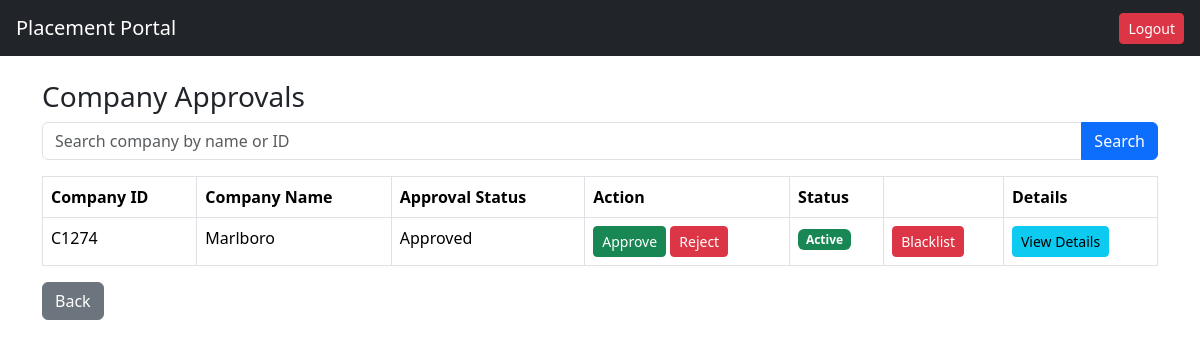
/admin/companies (signed in), run on an earlier commit of the app's database.
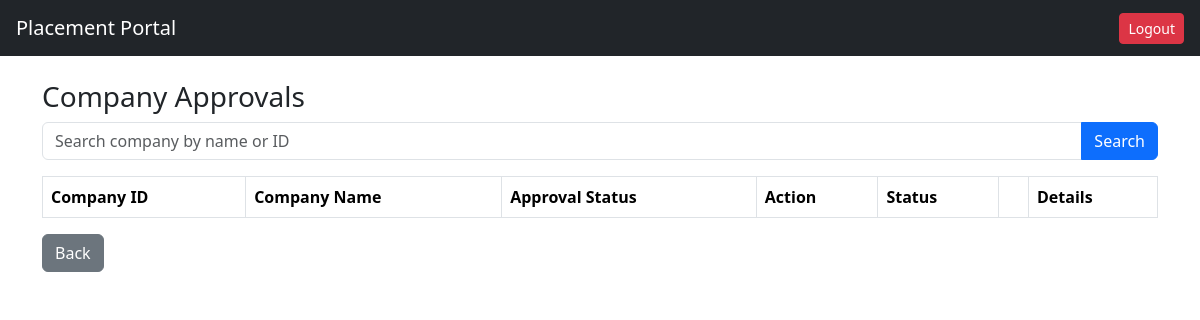
And on a later commit of the database.
### tables this page shows
CREATE TABLE company(
    id INTEGER PRIMARY KEY AUTOINCREMENT,
    company_uid TEXT,
    company_name TEXT,
    hr_contact TEXT,
    email TEXT UNIQUE,
    password TEXT,
    website TEXT,
    description TEXT,
    approval_status TEXT DEFAULT 'Pending',
    is_active INTEGER DEFAULT 1
);

### app.py (the view)
@app.route("/admin/companies")
def admin_companies():
    if session.get("role") != "admin":
        return redirect("/")
    conn = get_connection()
    companies = conn.execute("""
    SELECT id, company_uid, company_name, approval_status, is_active
    FROM company
    """).fetchall()
    conn.close()
    return render_template(
        "admin_companies.html",
        companies=companies
    )

### models.py (called while the page is built)
def get_connection():
    conn = sqlite3.connect(DATABASE)
    conn.row_factory = sqlite3.Row
    return conn

### templates/admin_companies.html
{% extends "base.html" %}
{% block content %}
<h3>Company Approvals</h3>
<form method="GET" action="/admin/companies" class="mb-3">
<div class="input-group">
<input type="text"
name="search"
class="form-control"
placeholder="Search company by name or ID">
<button class="btn btn-primary">
Search
</button>
</div>
</form>
<table class="table table-bordered">
<tr>
<th>Company ID</th>
<th>Company Name</th>
<th>Approval Status</th>
<th>Action</th>
<th>Status</th>
<th></th>
<th>Details</th>
</tr>
{% for c in companies %}
<tr>
<td>{{ c.company_uid }}</td>
<td>{{ c.company_name }}</td>
<td>
{{ c.approval_status }}
</td>
<td>
<a href="/admin/approve_company/{{ c.id }}" class="btn btn-success btn-sm">
Approve
</a>
<a href="/admin/reject_company/{{ c.id }}" class="btn btn-danger btn-sm">
Reject
</a>
</td>
<td>
{% if c.is_active == 1 %}
<span class="badge bg-success">
Active
</span>
{% else %}
<span class="badge bg-danger">
Blacklisted
</span>
{% endif %}
</td>
<td>
{% if c.is_active == 1 %}
<a href="/admin/blacklist_company/{{ c.id }}"
class="btn btn-danger btn-sm">
Blacklist
</a>
{% else %}
<a href="/admin/activate_company/{{ c.id }}"
class="btn btn-success btn-sm">
Activate
</a>
{% endif %}
<td>
<a href="/admin/company/{{ c.id }}" class="btn btn-info btn-sm">
View Details
</a>
</td>
</tr>
{% endfor %}
</table>
<a href="/admin" class="btn btn-secondary">Back</a>
{% endblock %}

What changed in the data, as far as the page shows it:
removed company: company_uid "C1274", company_name "Marlboro", approval_status "Approved", is_active "Active"
